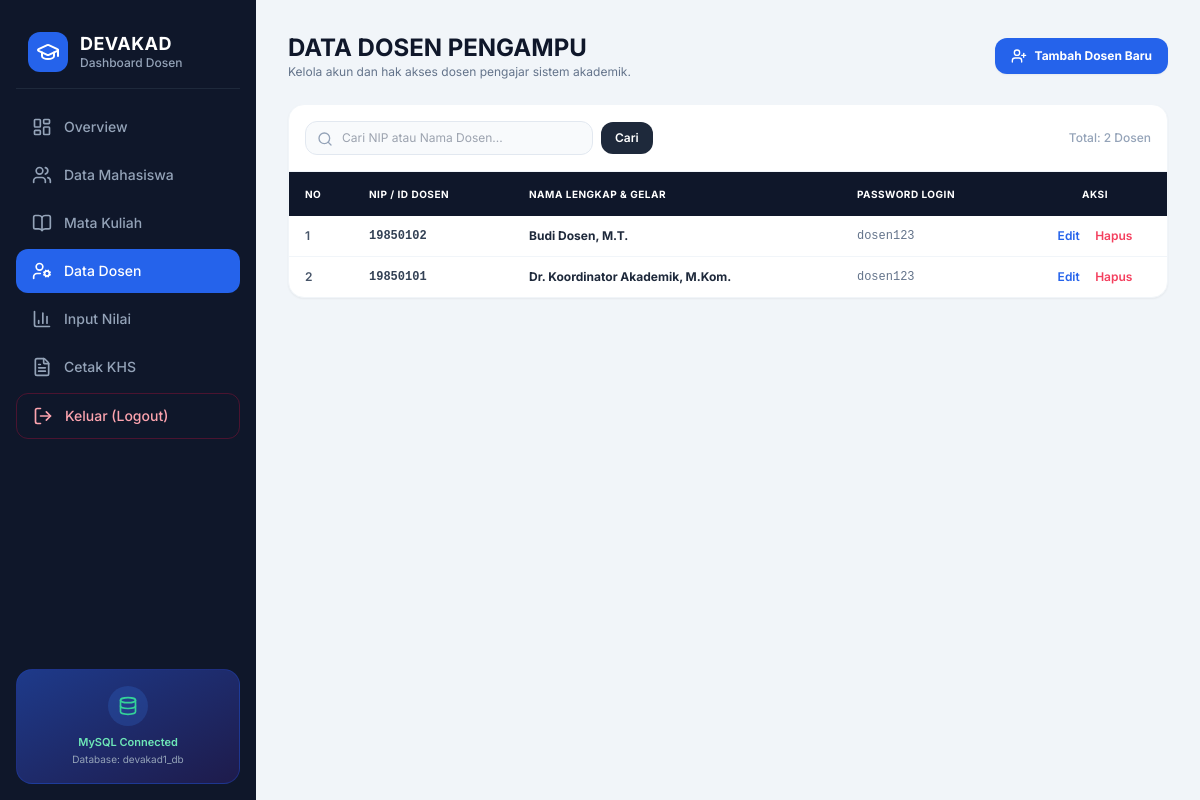
Screenshot of /dosen.php with the database file from the repository.
### tables this page shows
CREATE TABLE `dosen` (
  `id` int(11) NOT NULL,
  `nip` varchar(20) NOT NULL,
  `nama` varchar(100) NOT NULL,
  `password` varchar(50) NOT NULL
);

### dosen.php (the view, shortened to what this page needs)
<?php
include 'koneksi.php';
$keyword = "";
if (isset($_GET['cari']) && $_GET['cari'] != "") {
    $keyword = mysqli_real_escape_string($koneksi, $_GET['cari']);
    $query_tampil = "SELECT * FROM dosen WHERE nip LIKE '%$keyword%' OR nama LIKE '%$keyword%' ORDER BY id DESC";
} else {
    $query_tampil = "SELECT * FROM dosen ORDER BY id DESC";
}
$result_dosen = mysqli_query($koneksi, $query_tampil);
?>
<!DOCTYPE html>
<html lang="id">
<head>
  <script src="https://cdn.tailwindcss.com"></script>
</head>
<body class="bg-slate-100 min-h-screen text-slate-800 flex">
  <aside class="w-64 bg-slate-900 text-white flex flex-col justify-between p-4 min-h-screen shrink-0">
    <div>
      <div class="flex items-center gap-3 px-3 py-4 mb-4 border-b border-slate-800">
        <div class="bg-blue-600 p-2 rounded-xl text-white">
          <i data-lucide="graduation-cap" class="w-6 h-6"></i>
        </div>
        <div>
          <h1 class="font-bold text-lg leading-tight tracking-wide">DEVAKAD</h1>
          <p class="text-xs text-slate-400 font-medium">Dashboard Dosen</p>
        </div>
      </div>
      <nav class="space-y-1">
        <a href="index.php" class="w-full flex items-center gap-3 px-4 py-3 rounded-xl text-slate-400 hover:bg-slate-800 hover:text-white font-medium text-sm transition">
          <i data-lucide="layout-dashboard" class="w-5 h-5"></i> Overview
        </a>
        <a href="mahasiswa.php" class="w-full flex items-center gap-3 px-4 py-3 rounded-xl text-slate-400 hover:bg-slate-800 hover:text-white font-medium text-sm transition">
          <i data-lucide="users" class="w-5 h-5"></i> Data Mahasiswa
        </a>
        <a href="matkul.php" class="w-full flex items-center gap-3 px-4 py-3 rounded-xl text-slate-400 hover:bg-slate-800 hover:text-white font-medium text-sm transition">
          <i data-lucide="book-open" class="w-5 h-5"></i> Mata Kuliah
        </a>
        <a href="dosen.php" class="w-full flex items-center gap-3 px-4 py-3 rounded-xl bg-blue-600 text-white font-medium text-sm transition">
          <i data-lucide="user-cog" class="w-5 h-5"></i> Data Dosen
        </a>
        <a href="input_nilai.php" class="w-full flex items-center gap-3 px-4 py-3 rounded-xl text-slate-400 hover:bg-slate-800 hover:text-white font-medium text-sm transition">
          <i data-lucide="bar-chart-3" class="w-5 h-5"></i> Input Nilai
        </a>
        <a href="cetak_khs.php" class="w-full flex items-center gap-3 px-4 py-3 rounded-xl text-slate-400 hover:bg-slate-800 hover:text-white font-medium text-sm transition">
          <i data-lucide="file-text" class="w-5 h-5"></i> Cetak KHS
        </a>
        <a href="login.php?logout=true" class="w-full flex items-center gap-3 px-4 py-3 rounded-xl text-rose-300 hover:bg-rose-950/50 hover:text-rose-200 font-medium text-sm transition mt-4 border border-rose-900/50">
          <i data-lucide="log-out" class="w-5 h-5"></i> Keluar (Logout)
        </a>
      </nav>
    </div>
    <div class="bg-gradient-to-br from-blue-900 to-indigo-950 p-4 rounded-2xl border border-blue-800/50 text-center">
      <div class="w-10 h-10 bg-blue-500/20 rounded-full flex items-center justify-center mx-auto mb-2 text-emerald-400">
        <i data-lucide="database" class="w-5 h-5"></i>
      </div>
      <p class="text-[11px] text-emerald-300 font-semibold">MySQL Connected</p>
      <p class="text-[10px] text-slate-400 mt-0.5">Database: devakad1_db</p>
    </div>
  </aside>
  <main class="flex-1 p-8 overflow-y-auto space-y-6">
    <div class="flex flex-col md:flex-row md:items-center justify-between gap-4">
      <div>
        <h2 class="text-2xl font-bold text-slate-900">DATA DOSEN PENGAMPU</h2>
        <p class="text-xs text-slate-500">Kelola akun dan hak akses dosen pengajar sistem akademik.</p>
      </div>
      <button onclick="toggleModal('modal-tambah', true)" class="bg-blue-600 hover:bg-blue-700 text-white px-4 py-2.5 rounded-xl text-xs font-bold flex items-center gap-2 shadow-sm transition">
        <i data-lucide="user-plus" class="w-4 h-4"></i> Tambah Dosen Baru
      </button>
    </div>
    <div class="bg-white rounded-2xl border border-slate-100 shadow-sm overflow-hidden">
      <div class="p-4 border-b border-slate-100 flex flex-col sm:flex-row sm:items-center justify-between gap-3">
        <form method="GET" action="dosen.php" class="flex items-center gap-2">
          <div class="relative w-72">
            <input type="text" name="cari" value="<?php echo htmlspecialchars($keyword); ?>" placeholder="Cari NIP atau Nama Dosen..." class="w-full bg-slate-50 border border-slate-200 text-xs rounded-xl pl-9 pr-3 py-2 focus:ring-2 focus:ring-blue-500 focus:bg-white outline-none">
            <i data-lucide="search" class="w-4 h-4 text-slate-400 absolute left-3 top-2.5"></i>
          </div>
          <button type="submit" class="bg-slate-800 hover:bg-slate-900 text-white px-3.5 py-2 rounded-xl text-xs font-semibold transition">Cari</button>
        </form>
        <span class="text-xs text-slate-400 font-medium">Total: <?php echo mysqli_num_rows($result_dosen); ?> Dosen</span>
      </div>
      <div class="overflow-x-auto">
        <table class="w-full text-left text-xs text-slate-600">
          <thead class="bg-slate-900 text-white uppercase text-[10px] tracking-wider">
            <tr>
              <th class="py-3.5 px-4 w-16">No</th>
              <th class="py-3.5 px-4 w-40">NIP / ID Dosen</th>
              <th class="py-3.5 px-4">Nama Lengkap & Gelar</th>
              <th class="py-3.5 px-4">Password Login</th>
              <th class="py-3.5 px-4 text-center w-36">Aksi</th>
            </tr>
          </thead>
          <tbody class="divide-y divide-slate-100">
            <?php
            $no = 1;
            if (mysqli_num_rows($result_dosen) > 0) {
                while ($row = mysqli_fetch_assoc($result_dosen)) {
                    ?>
                    <tr class="hover:bg-slate-50">
                      <td class="py-3 px-4 font-semibold"><?php echo $no++; ?></td>
                      <td class="py-3 px-4 font-mono font-bold text-slate-700"><?php echo $row['nip']; ?></td>
                      <td class="py-3 px-4 font-bold text-slate-800"><?php echo $row['nama']; ?></td>
                      <td class="py-3 px-4 font-mono text-slate-500"><?php echo $row['password']; ?></td>
                      <td class="py-3 px-4 text-center">
                        <button type="button" onclick="bukaModalEdit('<?php echo $row['id']; ?>', '<?php echo $row['nip']; ?>', '<?php echo addslashes($row['nama']); ?>', '<?php echo $row['password']; ?>')" class="text-blue-600 hover:underline font-semibold mr-3">Edit</button>
                        <a href="dosen.php?hapus=<?php echo $row['id']; ?>" onclick="return confirm('Yakin ingin menghapus dosen <?php echo addslashes($row['nama']); ?>?')" class="text-rose-500 hover:underline font-semibold">Hapus</a>
                      </td>
                    </tr>
                    <?php
                }
            } else {
                echo "<tr><td colspan='5' class='py-6 text-center text-slate-400'>Data dosen tidak ditemukan.</td></tr>";
            }
            ?>
          </tbody>
        </table>
      </div>
    </div>
  </main>
</body>
</html>

### dosen.php (style rules this page uses)
body { font-family: 'Inter', sans-serif; }

### rows the page displays
dosen: nip "19850102", nama "Budi Dosen, M.T.", password "dosen123"
dosen: nip "19850101", nama "Dr. Koordinator Akademik, M.Kom.", password "dosen123"

### other values shown
mysqli_num_rows($result_dosen) "2"
